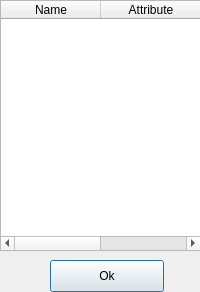
<?xml version="1.0" encoding="UTF-8"?>
<ui version="4.0">
 <class>Dialog</class>
 <widget class="QDialog" name="Dialog">
  <property name="geometry">
   <rect>
    <x>0</x>
    <y>0</y>
    <width>200</width>
    <height>292</height>
   </rect>
  </property>
  <property name="windowTitle">
   <string>Symbol Table</string>
  </property>
  <property name="windowIcon">
   <iconset resource="Resources.qrc">
    <normaloff>:/Resources/table.png</normaloff>:/Resources/table.png</iconset>
  </property>
  <widget class="QTableWidget" name="tableWidget">
   <property name="geometry">
    <rect>
     <x>0</x>
     <y>0</y>
     <width>201</width>
     <height>251</height>
    </rect>
   </property>
   <column>
    <property name="text">
     <string>Name</string>
    </property>
   </column>
   <column>
    <property name="text">
     <string>Attribute</string>
    </property>
   </column>
  </widget>
  <widget class="QPushButton" name="Ok">
   <property name="geometry">
    <rect>
     <x>50</x>
     <y>260</y>
     <width>114</width>
     <height>32</height>
    </rect>
   </property>
   <property name="text">
    <string>Ok</string>
   </property>
  </widget>
 </widget>
 <resources>
  <include location="Resources.qrc"/>
 </resources>
 <connections>
  <connection>
   <sender>Ok</sender>
   <signal>clicked()</signal>
   <receiver>Dialog</receiver>
   <slot>close()</slot>
   <hints>
    <hint type="sourcelabel">
     <x>86</x>
     <y>275</y>
    </hint>
    <hint type="destinationlabel">
     <x>99</x>
     <y>149</y>
    </hint>
   </hints>
  </connection>
 </connections>
</ui>
